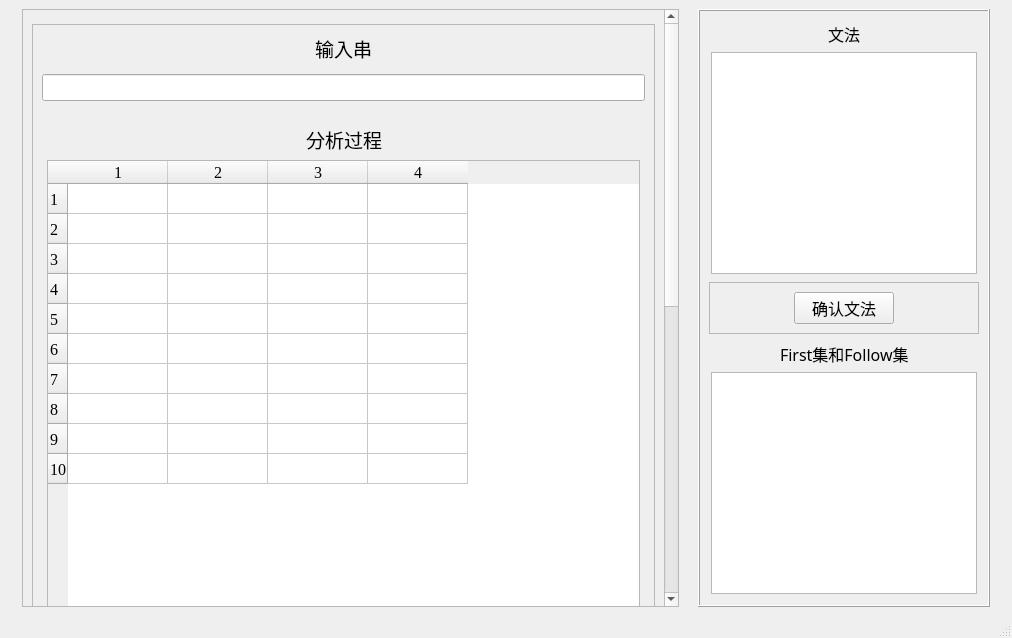
<?xml version="1.0" encoding="UTF-8"?>
<ui version="4.0">
 <class>MainWindow</class>
 <widget class="QMainWindow" name="MainWindow">
  <property name="windowModality">
   <enum>Qt::NonModal</enum>
  </property>
  <property name="geometry">
   <rect>
    <x>0</x>
    <y>0</y>
    <width>1012</width>
    <height>638</height>
   </rect>
  </property>
  <property name="windowTitle">
   <string>MainWindow</string>
  </property>
  <widget class="QWidget" name="centralwidget">
   <layout class="QHBoxLayout" name="horizontalLayout_4">
    <item>
     <spacer name="horizontalSpacer_7">
      <property name="orientation">
       <enum>Qt::Horizontal</enum>
      </property>
      <property name="sizeType">
       <enum>QSizePolicy::Fixed</enum>
      </property>
      <property name="sizeHint" stdset="0">
       <size>
        <width>13</width>
        <height>13</height>
       </size>
      </property>
     </spacer>
    </item>
    <item>
     <widget class="QScrollArea" name="scrollArea">
      <property name="enabled">
       <bool>true</bool>
      </property>
      <property name="sizePolicy">
       <sizepolicy hsizetype="Preferred" vsizetype="Preferred">
        <horstretch>180</horstretch>
        <verstretch>0</verstretch>
       </sizepolicy>
      </property>
      <property name="sizeIncrement">
       <size>
        <width>0</width>
        <height>0</height>
       </size>
      </property>
      <property name="baseSize">
       <size>
        <width>0</width>
        <height>0</height>
       </size>
      </property>
      <property name="contextMenuPolicy">
       <enum>Qt::NoContextMenu</enum>
      </property>
      <property name="verticalScrollBarPolicy">
       <enum>Qt::ScrollBarAlwaysOn</enum>
      </property>
      <property name="horizontalScrollBarPolicy">
       <enum>Qt::ScrollBarAsNeeded</enum>
      </property>
      <property name="sizeAdjustPolicy">
       <enum>QAbstractScrollArea::AdjustToContentsOnFirstShow</enum>
      </property>
      <property name="widgetResizable">
       <bool>true</bool>
      </property>
      <widget class="QWidget" name="scrollAreaWidgetContents">
       <property name="enabled">
        <bool>true</bool>
       </property>
       <property name="geometry">
        <rect>
         <x>0</x>
         <y>-604</y>
         <width>626</width>
         <height>1200</height>
        </rect>
       </property>
       <property name="sizePolicy">
        <sizepolicy hsizetype="Preferred" vsizetype="Preferred">
         <horstretch>10</horstretch>
         <verstretch>10</verstretch>
        </sizepolicy>
       </property>
       <property name="minimumSize">
        <size>
         <width>400</width>
         <height>1200</height>
        </size>
       </property>
       <property name="mouseTracking">
        <bool>false</bool>
       </property>
       <layout class="QVBoxLayout" name="verticalLayout_6">
        <item>
         <spacer name="verticalSpacer">
          <property name="orientation">
           <enum>Qt::Vertical</enum>
          </property>
          <property name="sizeType">
           <enum>QSizePolicy::Fixed</enum>
          </property>
          <property name="sizeHint" stdset="0">
           <size>
            <width>20</width>
            <height>5</height>
           </size>
          </property>
         </spacer>
        </item>
        <item>
         <widget class="QFrame" name="frame_3">
          <property name="sizePolicy">
           <sizepolicy hsizetype="Preferred" vsizetype="Preferred">
            <horstretch>0</horstretch>
            <verstretch>200</verstretch>
           </sizepolicy>
          </property>
          <property name="frameShape">
           <enum>QFrame::StyledPanel</enum>
          </property>
          <property name="frameShadow">
           <enum>QFrame::Raised</enum>
          </property>
          <layout class="QVBoxLayout" name="verticalLayout_5">
           <item>
            <layout class="QHBoxLayout" name="horizontalLayout_5">
             <item>
              <spacer name="horizontalSpacer_12">
               <property name="orientation">
                <enum>Qt::Horizontal</enum>
               </property>
               <property name="sizeHint" stdset="0">
                <size>
                 <width>40</width>
                 <height>20</height>
                </size>
               </property>
              </spacer>
             </item>
             <item>
              <widget class="QLabel" name="label_5">
               <property name="sizePolicy">
                <sizepolicy hsizetype="Preferred" vsizetype="Preferred">
                 <horstretch>0</horstretch>
                 <verstretch>0</verstretch>
                </sizepolicy>
               </property>
               <property name="font">
                <font>
                 <family>隶书</family>
                 <pointsize>14</pointsize>
                </font>
               </property>
               <property name="text">
                <string>输入串</string>
               </property>
              </widget>
             </item>
             <item>
              <spacer name="horizontalSpacer_13">
               <property name="orientation">
                <enum>Qt::Horizontal</enum>
               </property>
               <property name="sizeHint" stdset="0">
                <size>
                 <width>40</width>
                 <height>20</height>
                </size>
               </property>
              </spacer>
             </item>
            </layout>
           </item>
           <item>
            <spacer name="verticalSpacer_5">
             <property name="orientation">
              <enum>Qt::Vertical</enum>
             </property>
             <property name="sizeType">
              <enum>QSizePolicy::Fixed</enum>
             </property>
             <property name="sizeHint" stdset="0">
              <size>
               <width>5</width>
               <height>5</height>
              </size>
             </property>
            </spacer>
           </item>
           <item>
            <widget class="QLineEdit" name="lineEdit">
             <property name="sizePolicy">
              <sizepolicy hsizetype="Preferred" vsizetype="Fixed">
               <horstretch>0</horstretch>
               <verstretch>50</verstretch>
              </sizepolicy>
             </property>
             <property name="font">
              <font>
               <family>Microsoft YaHei UI</family>
               <pointsize>12</pointsize>
              </font>
             </property>
             <property name="text">
              <string/>
             </property>
            </widget>
           </item>
           <item>
            <spacer name="verticalSpacer_3">
             <property name="orientation">
              <enum>Qt::Vertical</enum>
             </property>
             <property name="sizeType">
              <enum>QSizePolicy::Fixed</enum>
             </property>
             <property name="sizeHint" stdset="0">
              <size>
               <width>20</width>
               <height>13</height>
              </size>
             </property>
            </spacer>
           </item>
           <item>
            <layout class="QGridLayout" name="gridLayout">
             <property name="leftMargin">
              <number>5</number>
             </property>
             <property name="topMargin">
              <number>5</number>
             </property>
             <property name="rightMargin">
              <number>5</number>
             </property>
             <property name="bottomMargin">
              <number>5</number>
             </property>
             <item row="0" column="0">
              <spacer name="horizontalSpacer">
               <property name="orientation">
                <enum>Qt::Horizontal</enum>
               </property>
               <property name="sizeHint" stdset="0">
                <size>
                 <width>40</width>
                 <height>20</height>
                </size>
               </property>
              </spacer>
             </item>
             <item row="0" column="1">
              <widget class="QLabel" name="label">
               <property name="font">
                <font>
                 <family>隶书</family>
                 <pointsize>14</pointsize>
                </font>
               </property>
               <property name="text">
                <string>分析过程</string>
               </property>
              </widget>
             </item>
             <item row="0" column="2">
              <spacer name="horizontalSpacer_2">
               <property name="orientation">
                <enum>Qt::Horizontal</enum>
               </property>
               <property name="sizeHint" stdset="0">
                <size>
                 <width>40</width>
                 <height>20</height>
                </size>
               </property>
              </spacer>
             </item>
             <item row="1" column="0" colspan="3">
              <widget class="QTableWidget" name="tableWidget">
               <property name="sizePolicy">
                <sizepolicy hsizetype="Preferred" vsizetype="Preferred">
                 <horstretch>0</horstretch>
                 <verstretch>76</verstretch>
                </sizepolicy>
               </property>
               <property name="font">
                <font>
                 <family>Times New Roman</family>
                 <pointsize>12</pointsize>
                </font>
               </property>
               <property name="rowCount">
                <number>10</number>
               </property>
               <property name="columnCount">
                <number>4</number>
               </property>
               <row/>
               <row/>
               <row/>
               <row/>
               <row/>
               <row/>
               <row/>
               <row/>
               <row/>
               <row/>
               <column/>
               <column/>
               <column/>
               <column/>
              </widget>
             </item>
            </layout>
           </item>
          </layout>
         </widget>
        </item>
        <item>
         <spacer name="verticalSpacer_2">
          <property name="orientation">
           <enum>Qt::Vertical</enum>
          </property>
          <property name="sizeType">
           <enum>QSizePolicy::Fixed</enum>
          </property>
          <property name="sizeHint" stdset="0">
           <size>
            <width>20</width>
            <height>13</height>
           </size>
          </property>
         </spacer>
        </item>
        <item>
         <widget class="QFrame" name="frame_2">
          <property name="sizePolicy">
           <sizepolicy hsizetype="Preferred" vsizetype="Preferred">
            <horstretch>0</horstretch>
            <verstretch>100</verstretch>
           </sizepolicy>
          </property>
          <property name="frameShape">
           <enum>QFrame::StyledPanel</enum>
          </property>
          <property name="frameShadow">
           <enum>QFrame::Raised</enum>
          </property>
          <layout class="QVBoxLayout" name="verticalLayout">
           <item>
            <layout class="QHBoxLayout" name="horizontalLayout_3">
             <property name="leftMargin">
              <number>5</number>
             </property>
             <property name="topMargin">
              <number>5</number>
             </property>
             <property name="rightMargin">
              <number>5</number>
             </property>
             <property name="bottomMargin">
              <number>5</number>
             </property>
             <item>
              <spacer name="horizontalSpacer_3">
               <property name="orientation">
                <enum>Qt::Horizontal</enum>
               </property>
               <property name="sizeHint" stdset="0">
                <size>
                 <width>40</width>
                 <height>20</height>
                </size>
               </property>
              </spacer>
             </item>
             <item>
              <widget class="QLabel" name="label_2">
               <property name="font">
                <font>
                 <family>隶书</family>
                 <pointsize>14</pointsize>
                </font>
               </property>
               <property name="text">
                <string>LL(1)分析表</string>
               </property>
              </widget>
             </item>
             <item>
              <spacer name="horizontalSpacer_4">
               <property name="orientation">
                <enum>Qt::Horizontal</enum>
               </property>
               <property name="sizeHint" stdset="0">
                <size>
                 <width>40</width>
                 <height>20</height>
                </size>
               </property>
              </spacer>
             </item>
            </layout>
           </item>
           <item>
            <widget class="QTableWidget" name="tableWidget_2">
             <property name="sizePolicy">
              <sizepolicy hsizetype="MinimumExpanding" vsizetype="Expanding">
               <horstretch>0</horstretch>
               <verstretch>0</verstretch>
              </sizepolicy>
             </property>
             <property name="font">
              <font>
               <family>Times New Roman</family>
               <pointsize>12</pointsize>
              </font>
             </property>
             <property name="rowCount">
              <number>10</number>
             </property>
             <property name="columnCount">
              <number>4</number>
             </property>
             <row/>
             <row/>
             <row/>
             <row/>
             <row/>
             <row/>
             <row/>
             <row/>
             <row/>
             <row/>
             <column/>
             <column/>
             <column/>
             <column/>
            </widget>
           </item>
          </layout>
         </widget>
        </item>
        <item>
         <spacer name="verticalSpacer_4">
          <property name="orientation">
           <enum>Qt::Vertical</enum>
          </property>
          <property name="sizeType">
           <enum>QSizePolicy::Fixed</enum>
          </property>
          <property name="sizeHint" stdset="0">
           <size>
            <width>20</width>
            <height>13</height>
           </size>
          </property>
         </spacer>
        </item>
       </layout>
      </widget>
     </widget>
    </item>
    <item>
     <spacer name="horizontalSpacer_10">
      <property name="orientation">
       <enum>Qt::Horizontal</enum>
      </property>
      <property name="sizeType">
       <enum>QSizePolicy::Fixed</enum>
      </property>
      <property name="sizeHint" stdset="0">
       <size>
        <width>13</width>
        <height>20</height>
       </size>
      </property>
     </spacer>
    </item>
    <item>
     <widget class="QFrame" name="frame">
      <property name="sizePolicy">
       <sizepolicy hsizetype="Preferred" vsizetype="Preferred">
        <horstretch>80</horstretch>
        <verstretch>0</verstretch>
       </sizepolicy>
      </property>
      <property name="frameShape">
       <enum>QFrame::Box</enum>
      </property>
      <property name="frameShadow">
       <enum>QFrame::Raised</enum>
      </property>
      <layout class="QVBoxLayout" name="verticalLayout_4">
       <item>
        <layout class="QVBoxLayout" name="verticalLayout_2">
         <property name="leftMargin">
          <number>2</number>
         </property>
         <property name="topMargin">
          <number>2</number>
         </property>
         <property name="rightMargin">
          <number>2</number>
         </property>
         <property name="bottomMargin">
          <number>2</number>
         </property>
         <item>
          <layout class="QHBoxLayout" name="horizontalLayout_2">
           <item>
            <spacer name="horizontalSpacer_5">
             <property name="orientation">
              <enum>Qt::Horizontal</enum>
             </property>
             <property name="sizeHint" stdset="0">
              <size>
               <width>40</width>
               <height>20</height>
              </size>
             </property>
            </spacer>
           </item>
           <item>
            <widget class="QLabel" name="label_3">
             <property name="sizePolicy">
              <sizepolicy hsizetype="Preferred" vsizetype="Preferred">
               <horstretch>0</horstretch>
               <verstretch>0</verstretch>
              </sizepolicy>
             </property>
             <property name="font">
              <font>
               <family>等线</family>
               <pointsize>12</pointsize>
              </font>
             </property>
             <property name="text">
              <string>文法</string>
             </property>
            </widget>
           </item>
           <item>
            <spacer name="horizontalSpacer_6">
             <property name="orientation">
              <enum>Qt::Horizontal</enum>
             </property>
             <property name="sizeHint" stdset="0">
              <size>
               <width>40</width>
               <height>20</height>
              </size>
             </property>
            </spacer>
           </item>
          </layout>
         </item>
         <item>
          <widget class="QPlainTextEdit" name="plainTextEdit">
           <property name="sizePolicy">
            <sizepolicy hsizetype="Preferred" vsizetype="Preferred">
             <horstretch>0</horstretch>
             <verstretch>240</verstretch>
            </sizepolicy>
           </property>
           <property name="font">
            <font>
             <family>Roboto Mono</family>
             <pointsize>12</pointsize>
            </font>
           </property>
          </widget>
         </item>
        </layout>
       </item>
       <item>
        <widget class="QFrame" name="frame_4">
         <property name="sizePolicy">
          <sizepolicy hsizetype="Preferred" vsizetype="Maximum">
           <horstretch>0</horstretch>
           <verstretch>60</verstretch>
          </sizepolicy>
         </property>
         <property name="frameShape">
          <enum>QFrame::StyledPanel</enum>
         </property>
         <property name="frameShadow">
          <enum>QFrame::Raised</enum>
         </property>
         <layout class="QHBoxLayout" name="horizontalLayout_6">
          <item>
           <spacer name="horizontalSpacer_14">
            <property name="orientation">
             <enum>Qt::Horizontal</enum>
            </property>
            <property name="sizeType">
             <enum>QSizePolicy::Preferred</enum>
            </property>
            <property name="sizeHint" stdset="0">
             <size>
              <width>75</width>
              <height>20</height>
             </size>
            </property>
           </spacer>
          </item>
          <item>
           <widget class="QPushButton" name="pushButton">
            <property name="sizePolicy">
             <sizepolicy hsizetype="Preferred" vsizetype="Preferred">
              <horstretch>30</horstretch>
              <verstretch>40</verstretch>
             </sizepolicy>
            </property>
            <property name="font">
             <font>
              <family>楷体</family>
              <pointsize>12</pointsize>
             </font>
            </property>
            <property name="text">
             <string>确认文法</string>
            </property>
           </widget>
          </item>
          <item>
           <spacer name="horizontalSpacer_15">
            <property name="orientation">
             <enum>Qt::Horizontal</enum>
            </property>
            <property name="sizeType">
             <enum>QSizePolicy::Preferred</enum>
            </property>
            <property name="sizeHint" stdset="0">
             <size>
              <width>75</width>
              <height>20</height>
             </size>
            </property>
           </spacer>
          </item>
         </layout>
        </widget>
       </item>
       <item>
        <layout class="QVBoxLayout" name="verticalLayout_3">
         <property name="leftMargin">
          <number>2</number>
         </property>
         <property name="topMargin">
          <number>2</number>
         </property>
         <property name="rightMargin">
          <number>2</number>
         </property>
         <property name="bottomMargin">
          <number>2</number>
         </property>
         <item>
          <layout class="QHBoxLayout" name="horizontalLayout">
           <item>
            <spacer name="horizontalSpacer_8">
             <property name="orientation">
              <enum>Qt::Horizontal</enum>
             </property>
             <property name="sizeHint" stdset="0">
              <size>
               <width>40</width>
               <height>20</height>
              </size>
             </property>
            </spacer>
           </item>
           <item>
            <widget class="QLabel" name="label_4">
             <property name="sizePolicy">
              <sizepolicy hsizetype="Preferred" vsizetype="Preferred">
               <horstretch>0</horstretch>
               <verstretch>20</verstretch>
              </sizepolicy>
             </property>
             <property name="font">
              <font>
               <family>等线</family>
               <pointsize>12</pointsize>
              </font>
             </property>
             <property name="text">
              <string>First集和Follow集</string>
             </property>
            </widget>
           </item>
           <item>
            <spacer name="horizontalSpacer_9">
             <property name="orientation">
              <enum>Qt::Horizontal</enum>
             </property>
             <property name="sizeHint" stdset="0">
              <size>
               <width>40</width>
               <height>20</height>
              </size>
             </property>
            </spacer>
           </item>
          </layout>
         </item>
         <item>
          <widget class="QTextBrowser" name="textBrowser">
           <property name="sizePolicy">
            <sizepolicy hsizetype="Preferred" vsizetype="Preferred">
             <horstretch>0</horstretch>
             <verstretch>50</verstretch>
            </sizepolicy>
           </property>
           <property name="font">
            <font>
             <family>Roboto Mono</family>
             <pointsize>12</pointsize>
            </font>
           </property>
          </widget>
         </item>
        </layout>
       </item>
      </layout>
     </widget>
    </item>
    <item>
     <spacer name="horizontalSpacer_11">
      <property name="orientation">
       <enum>Qt::Horizontal</enum>
      </property>
      <property name="sizeType">
       <enum>QSizePolicy::Fixed</enum>
      </property>
      <property name="sizeHint" stdset="0">
       <size>
        <width>13</width>
        <height>20</height>
       </size>
      </property>
     </spacer>
    </item>
   </layout>
  </widget>
  <widget class="QStatusBar" name="statusbar"/>
 </widget>
 <resources/>
 <connections/>
</ui>
